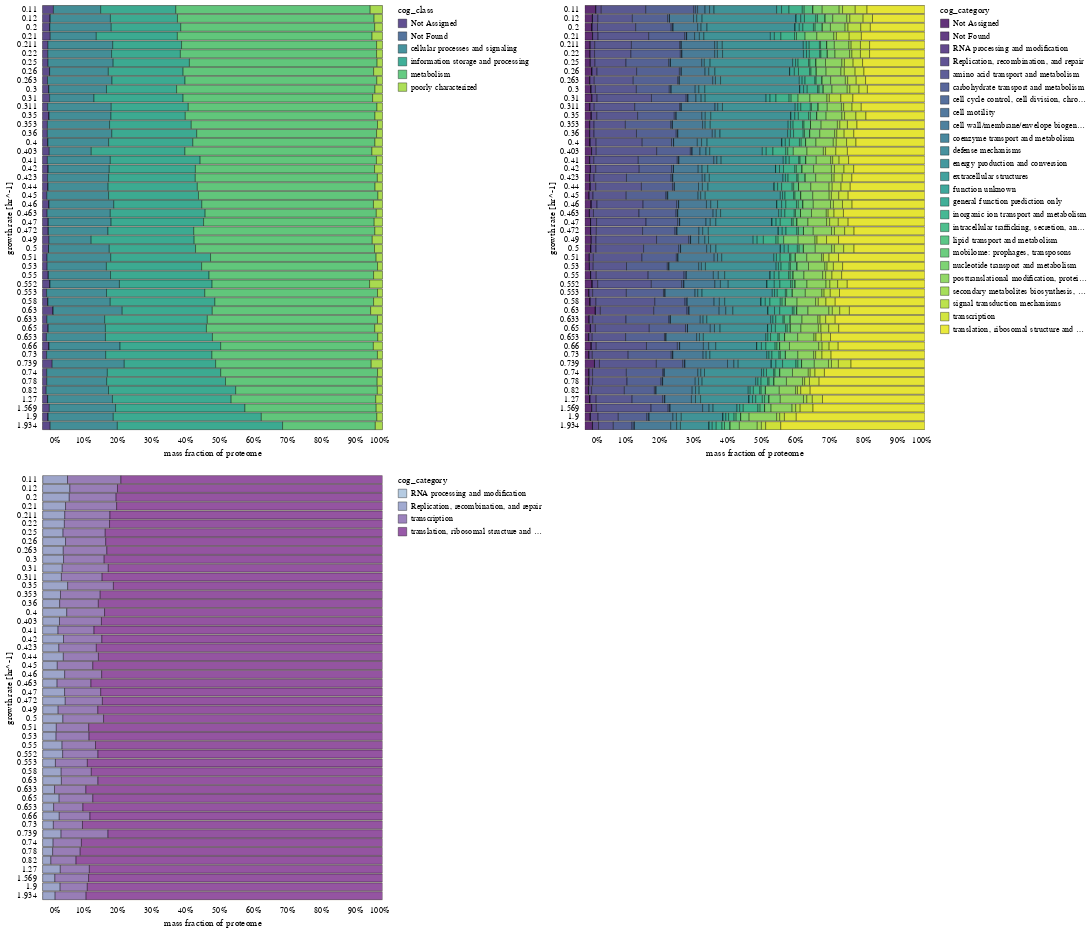

The cell this chart's notebook holds for it:
### Markdown cell above
## Exploring the fractionation as a function of growth rate
I think normalized stacked bar charts will be a good way to examine how the proteome fraction changes from condition to condition

### Code cell
# Compute the total mass fraction for each
jittered = []
for g, d in data.groupby(['growth_rate_hr']):
    d = d.copy()
    shift = 0
    if len(d['dataset'].unique()) >= 1:
        shift += 0.001
        for _d in d['dataset'].unique()[1:]:
            d.loc[d['dataset']==_d, 'growth_rate_hr'] += shift
    if len(d['condition'].unique()) > 1:
        shift += 0.001
        for _d in d['condition'].unique()[1:]:
            d.loc[d['condition']==_d, 'growth_rate_hr'] += shift
    jittered.append(d) 
agg = pd.concat(jittered, sort=False)
agg['growth_rate_hr'] = np.round(agg['growth_rate_hr'].values, decimals=3)
classes = agg.groupby(['growth_rate_hr', 'condition', 'dataset', 'cog_class'])['fg_per_cell'].sum().reset_index()
cats = agg.groupby(['growth_rate_hr', 'condition', 'dataset', 'cog_category'])['fg_per_cell'].sum().reset_index()
info = agg[agg['cog_class'] =='information storage and processing'].groupby(
            ['growth_rate_hr', 'condition', 'dataset', 'cog_category'])['fg_per_cell'].sum().reset_index()

class_bars = alt.Chart(classes, height=500).mark_bar().encode(
    x=alt.X('fg_per_cell:Q', stack="normalize", axis={'title':'mass fraction of proteome'}),
    y=alt.Y('growth_rate_hr:O', axis={'title': 'growth rate [hr^-1]', 'labelAngle':0}),
    color=alt.Color('cog_class:N', scale={'scheme':'viridis'}),
    tooltip=['dataset', 'cog_class', 'condition', 'fg_per_cell'],
    opacity=alt.value(0.85))

cat_bars = alt.Chart(cats, height=500).mark_bar().encode(
    x=alt.X('fg_per_cell:Q', stack="normalize", axis={'title':'mass fraction of proteome'}),
    y=alt.Y('growth_rate_hr:O', axis={'title': 'growth rate [hr^-1]', 'labelAngle':0}),
    color=alt.Color('cog_category:N', scale={'scheme':'viridis'}),
    tooltip=['dataset', 'cog_category', 'condition', 'fg_per_cell'],
    opacity=alt.value(0.85)).interactive()

info_bars = alt.Chart(info, height=500).mark_bar().encode(
    x=alt.X('fg_per_cell:Q', stack="normalize", axis={'title':'mass fraction of proteome'}),
    y=alt.Y('growth_rate_hr:O', axis={'title': 'growth rate [hr^-1]', 'labelAngle':0}),
    color=alt.Color('cog_category:N', scale={'scheme':'bluepurple'}),
    tooltip=['dataset', 'cog_category', 'condition', 'fg_per_cell'],
    opacity=alt.value(0.85)).interactive()

row = alt.hconcat(class_bars , cat_bars).resolve_scale(color='independent')
col = alt.vconcat(row, info_bars).resolve_scale(color='independent')
col

### Figure 1 — Vega-Lite specification as saved in the notebook (floating-point values rounded to 4 significant figures; data arrays with more than 128 entries replaced by an {"elided": "..."} marker saying what was removed)
{"$schema": "https://vega.github.io/schema/vega-lite/v3.4.0.json", "config": {"axis": {"domainColor": null, "grid": false, "labelFont": "Lucida Sans", "tickColor": "white", "tickOffset": 8, "tickWidth": 1.5, "ticks": true, "titleFont": "Lucida Sans", "titleFontWeight": 400}, "background": "white", "group": {"fill": "#E3DCD0"}, "legend": {"labelFont": "Lucida Sans", "titleFont": "Lucida Sans", "titleFontWeight": 400}, "mark": {"stroke": "black", "strokeWidth": 0.5}, "range": {"category": ["#D56C55", "#738FC1", "#7AA974", "#AB85AC", "#7E9D90", "#905426", "#EAC264"]}, "title": {"anchor": "middle", "font": "Lucida Sans", "fontWeight": 400}, "view": {"fill": "#E3DCD0", "height": 300, "strokeWidth": 0, "width": 400}}, "datasets": {"data-2170bf04d38a5cddb59c6d4f41c4a479": {"elided": "260 records"}, "data-4f700fb5ededd935dba620325282480e": {"elided": "192 records"}, "data-54101fb203c792a7b45895afd9633577": {"elided": "1142 records"}}, "resolve": {"scale": {"color": "independent"}}, "vconcat": [{"hconcat": [{"data": {"name": "data-2170bf04d38a5cddb59c6d4f41c4a479"}, "encoding": {"color": {"field": "cog_class", "scale": {"scheme": "viridis"}, "type": "nominal"}, "opacity": {"value": 0.85}, "tooltip": [{"field": "dataset", "type": "nominal"}, {"field": "cog_class", "type": "nominal"}, {"field": "condition", "type": "nominal"}, {"field": "fg_per_cell", "type": "quantitative"}], "x": {"axis": {"title": "mass fraction of proteome"}, "field": "fg_per_cell", "stack": "normalize", "type": "quantitative"}, "y": {"axis": {"labelAngle": 0, "title": "growth rate [hr^-1]"}, "field": "growth_rate_hr", "type": "ordinal"}}, "height": 500, "mark": "bar"}, {"data": {"name": "data-54101fb203c792a7b45895afd9633577"}, "encoding": {"color": {"field": "cog_category", "scale": {"scheme": "viridis"}, "type": "nominal"}, "opacity": {"value": 0.85}, "tooltip": [{"field": "dataset", "type": "nominal"}, {"field": "cog_category", "type": "nominal"}, {"field": "condition", "type": "nominal"}, {"field": "fg_per_cell", "type": "quantitative"}], "x": {"axis": {"title": "mass fraction of proteome"}, "field": "fg_per_cell", "stack": "normalize", "type": "quantitative"}, "y": {"axis": {"labelAngle": 0, "title": "growth rate [hr^-1]"}, "field": "growth_rate_hr", "type": "ordinal"}}, "height": 500, "mark": "bar", "selection": {"selector028": {"bind": "scales", "encodings": ["x", "y"], "type": "interval"}}}], "resolve": {"scale": {"color": "independent"}}}, {"data": {"name": "data-4f700fb5ededd935dba620325282480e"}, "encoding": {"color": {"field": "cog_category", "scale": {"scheme": "bluepurple"}, "type": "nominal"}, "opacity": {"value": 0.85}, "tooltip": [{"field": "dataset", "type": "nominal"}, {"field": "cog_category", "type": "nominal"}, {"field": "condition", "type": "nominal"}, {"field": "fg_per_cell", "type": "quantitative"}], "x": {"axis": {"title": "mass fraction of proteome"}, "field": "fg_per_cell", "stack": "normalize", "type": "quantitative"}, "y": {"axis": {"labelAngle": 0, "title": "growth rate [hr^-1]"}, "field": "growth_rate_hr", "type": "ordinal"}}, "height": 500, "mark": "bar", "selection": {"selector029": {"bind": "scales", "encodings": ["x", "y"], "type": "interval"}}}]}
